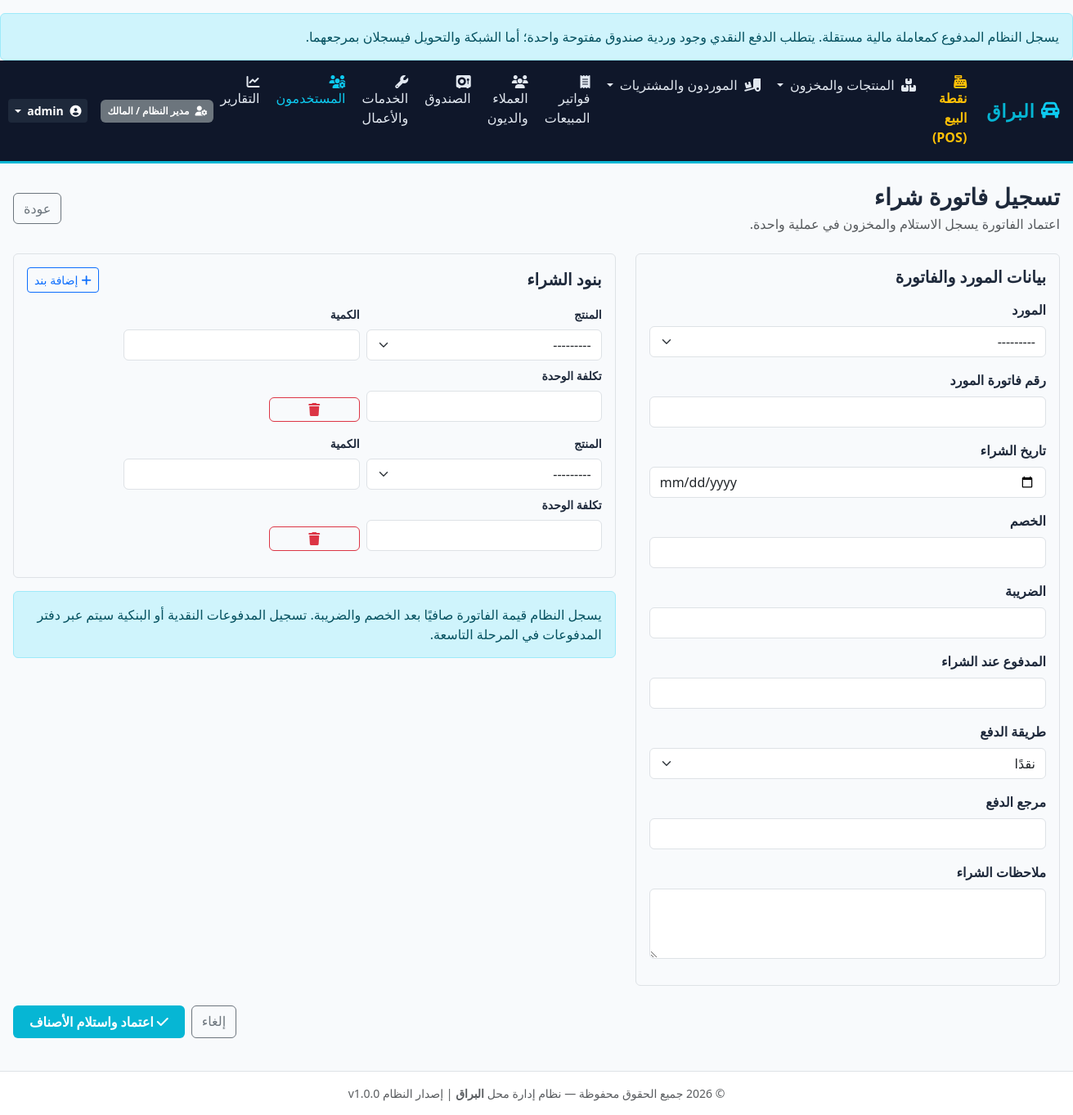
Page /purchases/new/ (signed in) on the committed database.
### apps/accounts/models.py (models this page shows, shortened)
class User(AbstractUser):
    role = models.CharField(
        max_length=30,
        choices=UserRole.choices,
        default=UserRole.CASHIER,
        verbose_name=_('الدور / الصلاحية')
    )
    phone = models.CharField(
        max_length=20,
        blank=True,
        null=True,
        verbose_name=_('رقم الهاتف')
    )
    created_at = models.DateTimeField(auto_now_add=True, verbose_name=_('تاريخ الإنشاء'))
    updated_at = models.DateTimeField(auto_now=True, verbose_name=_('تاريخ التحديث'))
    class Meta:
        verbose_name = _('مستخدم')
        verbose_name_plural = _('المستخدمون')
        ordering = ['-id']

### apps/purchases/views.py (the view)
# urls.py: path('new/', views.purchase_create_view, name='purchase_create'),
@login_required
@role_required(UserRole.OWNER, UserRole.SHIFT_SUPERVISOR)
def purchase_create_view(request):
	if request.method == 'POST':
		form = PurchaseInvoiceForm(request.POST)
		item_formset = PurchaseItemFormSet(request.POST, prefix='items')
		if form.is_valid() and item_formset.is_valid():
			lines = [
				{
					'product_id': item.cleaned_data['product'].pk,
					'quantity': item.cleaned_data['quantity'],
					'unit_cost': item.cleaned_data['unit_cost'],
				}
				for item in item_formset
				if item.cleaned_data
			]
			try:
				invoice = create_purchase_invoice(
					supplier_id=form.cleaned_data['supplier'].pk,
					supplier_invoice_number=form.cleaned_data['supplier_invoice_number'],
					invoice_date=form.cleaned_data['invoice_date'],
					discount_amount=form.cleaned_data['discount_amount'] or 0,
					tax_amount=form.cleaned_data['tax_amount'] or 0,
					paid_amount=form.cleaned_data['paid_amount'] or 0,
					payment_method=form.cleaned_data['payment_method'] or 'CASH',
					payment_reference=form.cleaned_data['payment_reference'],
					notes=form.cleaned_data['notes'],
					lines=lines,
					actor=request.user,
					ip_address=request.META.get('REMOTE_ADDR'),
				)
			except ValidationError as error:
				form.add_error(None, error)
			else:
				messages.success(request, 'تم اعتماد فاتورة الشراء واستلام الأصناف وتحديث المخزون.')
				return redirect('purchase_detail', pk=invoice.pk)
	else:
		form = PurchaseInvoiceForm()
		item_formset = PurchaseItemFormSet(prefix='items')
	return render(request, 'purchases/purchase_form.html', {
		'form': form,
		'item_formset': item_formset,
		'title': 'تسجيل فاتورة شراء — البراق',
	})

### apps/accounts/permissions.py (called while the page is built)
def role_required(*allowed_roles):
    def decorator(view_func):
        @wraps(view_func)
        def _wrapped_view(request, *args, **kwargs):
            if not request.user.is_authenticated:
                from django.contrib.auth.views import redirect_to_login
                return redirect_to_login(request.get_full_path())
            if request.user.is_superuser or request.user.role == UserRole.OWNER or request.user.role in allowed_roles:
                return view_func(request, *args, **kwargs)
            raise PermissionDenied("عذرًا! ليس لديك الصلاحية الكافية للوصول إلى هذه الشاشة أو تنفيذ هذه العملية.")
        return _wrapped_view
    return decorator

### apps/core/context_processors.py (called while the page is built)
def shop_settings(request):
    return {
        'SHOP_NAME': getattr(settings, 'SHOP_NAME', 'البراق'),
        'SHOP_TAGLINE': getattr(settings, 'SHOP_TAGLINE', 'إكسسوارات، زينة، وخدمات السيارات الفنية والملصقات'),
        'SHOP_PHONE': getattr(settings, 'SHOP_PHONE', '0500000000'),
    }

### templates/purchases/purchase_form.html (shortened to what this page needs)
    <div class="alert alert-info mt-3 mb-0">يسجل النظام المدفوع كمعاملة مالية مستقلة. يتطلب الدفع النقدي وجود وردية صندوق مفتوحة واحدة؛ أما الشبكة والتحويل فيسجلان بمرجعهما.</div>
{% extends 'layouts/base.html' %}
{% block content %}
<div class="d-flex justify-content-between align-items-center mb-4"><div><h3 class="fw-bold mb-1">تسجيل فاتورة شراء</h3><p class="text-muted mb-0">اعتماد الفاتورة يسجل الاستلام والمخزون في عملية واحدة.</p></div><a class="btn btn-outline-secondary" href="{% url 'purchase_list' %}">عودة</a></div>
<form method="post">{% csrf_token %}
    <div class="row g-4">
        <div class="col-lg-5"><section class="border rounded p-3 h-100"><h5 class="fw-bold mb-3">بيانات المورد والفاتورة</h5>
            {% for field in form %}<div class="mb-3"><label class="form-label fw-bold" for="{{ field.id_for_label }}">{{ field.label }}</label>{{ field }}</div>{% endfor %}
        </section></div>
        <div class="col-lg-7"><section class="border rounded p-3"><div class="d-flex justify-content-between align-items-center mb-3"><h5 class="fw-bold mb-0">بنود الشراء</h5><button type="button" id="add-line" class="btn btn-sm btn-outline-primary"><i class="fa-solid fa-plus me-1"></i>إضافة بند</button></div>
            <div id="purchase-lines">{% for line in item_formset %}<div class="row g-2 align-items-end purchase-line mb-3">
                {% for field in line.visible_fields %}<div class="col-md-5"><label class="form-label small fw-bold">{{ field.label }}</label>{{ field }}</div>{% endfor %}
                <div class="col-md-2"><button type="button" class="btn btn-outline-danger remove-line w-100" title="إزالة البند"><i class="fa-solid fa-trash"></i></button></div>
            </div>{% endfor %}</div>
        </section>
        <div class="alert alert-info mt-3 mb-0">يسجل النظام قيمة الفاتورة صافيًا بعد الخصم والضريبة. تسجيل المدفوعات النقدية أو البنكية سيتم عبر دفتر المدفوعات في المرحلة التاسعة.</div>
        </div>
    </div>
    <div class="d-flex justify-content-end gap-2 mt-4"><a href="{% url 'purchase_list' %}" class="btn btn-outline-secondary">إلغاء</a><button class="btn btn-alburaq fw-bold" type="submit"><i class="fa-solid fa-check me-1"></i>اعتماد واستلام الأصناف</button></div>
</form>
{% endblock %}

### templates/layouts/base.html (shortened to what this page needs)
<!DOCTYPE html>
<html lang="ar" dir="rtl">
<head>
    <link rel="stylesheet" href="https://cdn.jsdelivr.net/npm/bootstrap@5.3.3/dist/css/bootstrap.rtl.min.css">
    <link rel="stylesheet" href="https://cdnjs.cloudflare.com/ajax/libs/font-awesome/6.5.1/css/all.min.css">
    <link rel="stylesheet" href="/static/css/alburaq_custom.css">
</head>
<body>
    <nav class="navbar navbar-expand-lg navbar-alburaq sticky-top">
        <div class="container-fluid px-3">
            <a class="navbar-brand d-flex align-items-center gap-2" href="{% url 'home' %}">
                <i class="fa-solid fa-car-rear text-info"></i>
                <span>{{ SHOP_NAME }}</span>
            </a>
            <div class="collapse navbar-collapse" id="alburaqNavbar">
                {% if user.is_authenticated %}
                <ul class="navbar-nav me-auto mb-2 mb-lg-0 gap-1">
                    <li class="nav-item">
                        <a class="nav-link text-warning fw-bold" href="{% url 'pos' %}">
                            <i class="fa-solid fa-cash-register me-1"></i> نقطة البيع (POS)
                        </a>
                    </li>
                    <li class="nav-item dropdown">
                        <a class="nav-link dropdown-toggle" href="#" data-bs-toggle="dropdown">
                            <i class="fa-solid fa-boxes-stacked me-1"></i> المنتجات والمخزون
                        </a>
                    </li>
                    {% if user.is_superuser or user.role == 'OWNER' or user.role == 'SHIFT_SUPERVISOR' %}
                    <li class="nav-item dropdown">
                        <a class="nav-link dropdown-toggle" href="#" data-bs-toggle="dropdown">
                            <i class="fa-solid fa-truck-ramp-box me-1"></i> الموردون والمشتريات
                        </a>
                    </li>
                    {% endif %}
                    {% if user.is_superuser or user.role == 'OWNER' or user.role == 'SHIFT_SUPERVISOR' or user.role == 'CASHIER' %}
                    <li class="nav-item">
                        <a class="nav-link" href="{% url 'sale_list' %}">
                            <i class="fa-solid fa-receipt me-1"></i> فواتير المبيعات
                        </a>
                    </li>
                    {% endif %}
                    {% if user.is_superuser or user.role == 'OWNER' or user.role == 'SHIFT_SUPERVISOR' %}
                    <li class="nav-item">
                        <a class="nav-link" href="{% url 'customer_list' %}">
                            <i class="fa-solid fa-users me-1"></i> العملاء والديون
                        </a>
                    </li>
                    {% endif %}
                    <li class="nav-item">
                        <a class="nav-link" href="#">
                            <i class="fa-solid fa-vault me-1"></i> الصندوق
                        </a>
                    </li>
                    <li class="nav-item">
                        <a class="nav-link" href="#">
                            <i class="fa-solid fa-wrench me-1"></i> الخدمات والأعمال
                        </a>
                    </li>
                    {% if user.is_superuser or user.role == 'OWNER' %}
                    <li class="nav-item">
                        <a class="nav-link text-info" href="{% url 'user_list' %}">
                            <i class="fa-solid fa-users-gear me-1"></i> المستخدمون
                        </a>
                    </li>
                    {% endif %}
                    <li class="nav-item">
                        <a class="nav-link" href="#">
                            <i class="fa-solid fa-chart-line me-1"></i> التقارير
                        </a>
                    </li>
                </ul>
                <div class="d-flex align-items-center gap-3">
                    <span class="badge bg-secondary p-2">
                        <i class="fa-solid fa-user-gear me-1"></i> {{ user.get_role_display }}
                    </span>
                    <div class="dropdown">
                        <button class="btn btn-navy btn-sm dropdown-toggle text-white fw-bold" type="button" data-bs-toggle="dropdown" aria-expanded="false">
                            <i class="fa-solid fa-circle-user me-1"></i> {{ user.username }}
                        </button>
                    </div>
                </div>
                {% else %}
                <div class="ms-auto">
                    <a href="{% url 'login' %}" class="btn btn-alburaq btn-sm">
                        <i class="fa-solid fa-right-to-bracket me-1"></i> تسجيل الدخول
                    </a>
                </div>
                {% endif %}
            </div>
        </div>
    </nav>
    <main class="container-fluid py-4 px-3">
        {% block content %}{% endblock %}
    </main>
    <footer class="footer mt-auto py-3 bg-white border-top text-center text-muted">
        <div class="container">
            <small>© 2026 جميع الحقوق محفوظة — نظام إدارة محل <strong>{{ SHOP_NAME }}</strong> | إصدار النظام v1.0.0</small>
        </div>
    </footer>
</body>
</html>

### static/css/alburaq_custom.css (style rules this page uses)
:root { --alburaq-navy-dark: #0f172a; --alburaq-navy: #1e293b; --alburaq-navy-light: #334155; --alburaq-cyan: #06b6d4; --alburaq-cyan-dark: #0891b2; --alburaq-cyan-light: #67e8f9; --alburaq-bg: #f8fafc; --alburaq-card-bg: #ffffff; --alburaq-text: #1e293b; --alburaq-muted: #64748b; --alburaq-success: #10b981; --alburaq-warning: #f59e0b; --alburaq-danger: #ef4444; }
body { font-family: 'Segoe UI', Tahoma, Geneva, Verdana, sans-serif; direction: rtl; text-align: right; background-color: var(--alburaq-bg); color: var(--alburaq-text); margin: 0; padding: 0; }
.navbar-alburaq { background-color: var(--alburaq-navy-dark); border-bottom: 3px solid var(--alburaq-cyan); }
.navbar-alburaq .navbar-brand { color: #ffffff; font-weight: 700; font-size: 1.4rem; letter-spacing: 0.5px; }
.navbar-alburaq .navbar-brand span { color: var(--alburaq-cyan); }
.navbar-alburaq .nav-link { color: #e2e8f0; font-weight: 500; padding: 0.6rem 1rem; transition: all 0.2s ease; }
.btn-alburaq { background-color: var(--alburaq-cyan); color: #ffffff; font-weight: 600; border: none; padding: 0.5rem 1.25rem; border-radius: 6px; transition: background-color 0.2s ease; }
.btn-navy { background-color: var(--alburaq-navy); color: #ffffff; font-weight: 600; border: none; }

### rows in the picture
User: last_name "البراق", role "مدير النظام / المالك", username "admin"

### other values in the picture
{{ field.label }} "المورد" "رقم فاتورة المورد" "تاريخ الشراء" "الخصم" "الضريبة" "المدفوع عند الشراء" "طريقة الدفع" "مرجع الدفع" "ملاحظات الشراء"
{{ field.label }} "المنتج" "الكمية" "تكلفة الوحدة" "المنتج" "الكمية" "تكلفة الوحدة"
